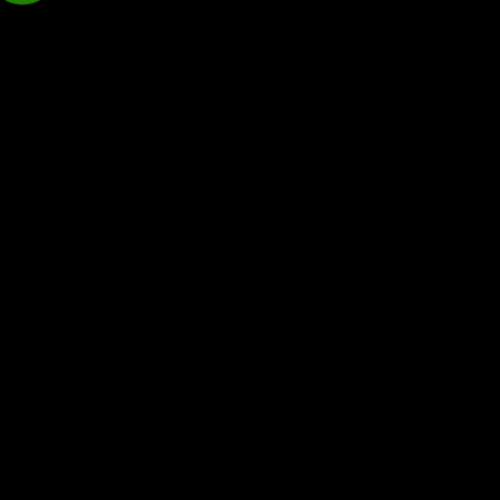
Frame 1 (no input)
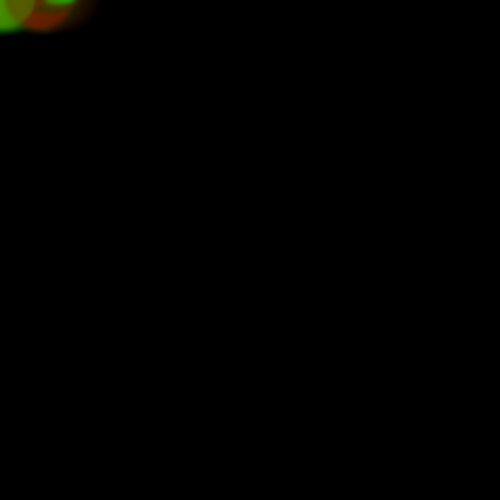
Frame 60 (the mouse pressed at the canvas centre just before this capture)
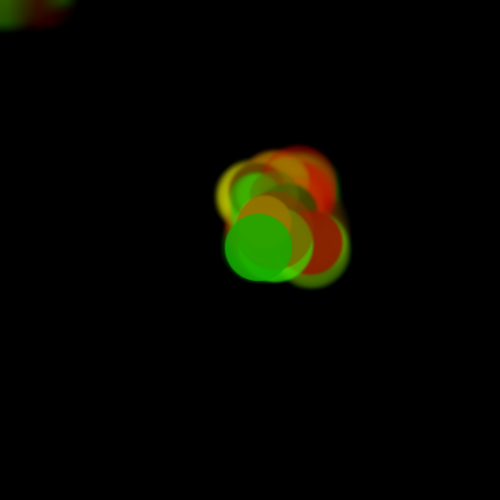
Frame 120 (the mouse held since frame 60 and released just before this capture)

The Processing sketch that drew these frames (run headless with seeded random() and noise(); from frame 60 on, the mouse is pressed at the canvas centre):

// Processing sketch: processing_25388
// ── processing_25388.pde

void setup() 
  {
 size(500, 500);
  background(0);
  smooth();
  }



void draw()
  {
  for (int i=1; i < random(1000, 7000); i = i+15000) 
  {
  stroke(random(255), random(255), 0, random(100, 255));
  strokeWeight(random(40, 80));
  point(mouseX+random(70), mouseY-random(70));
  filter(BLUR, 0.7);
  }
  }
  
